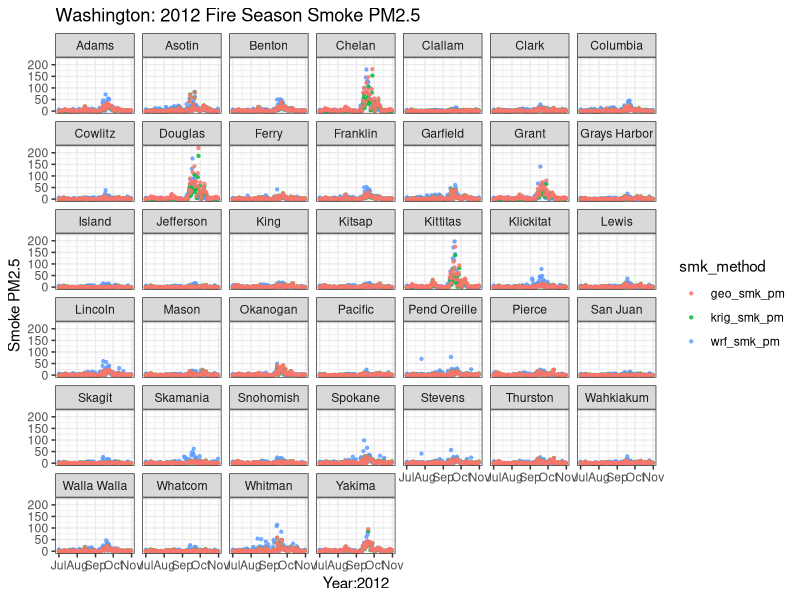
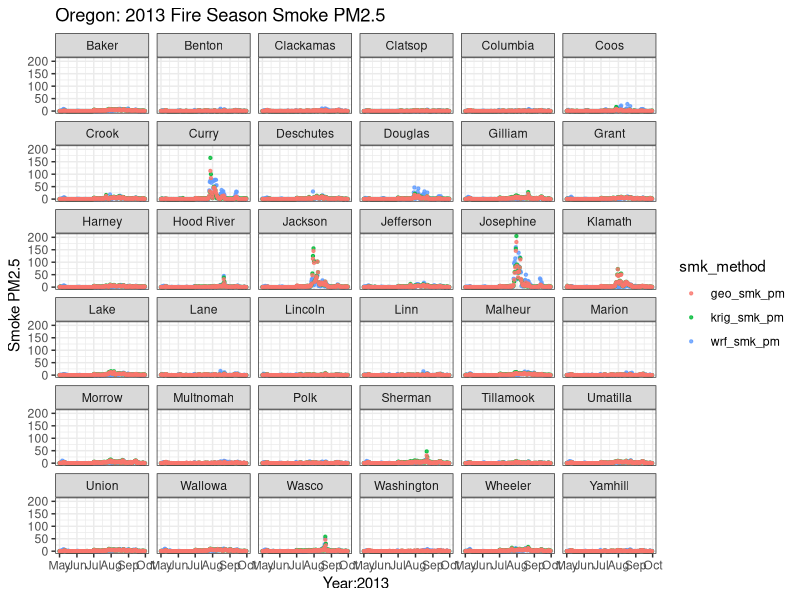
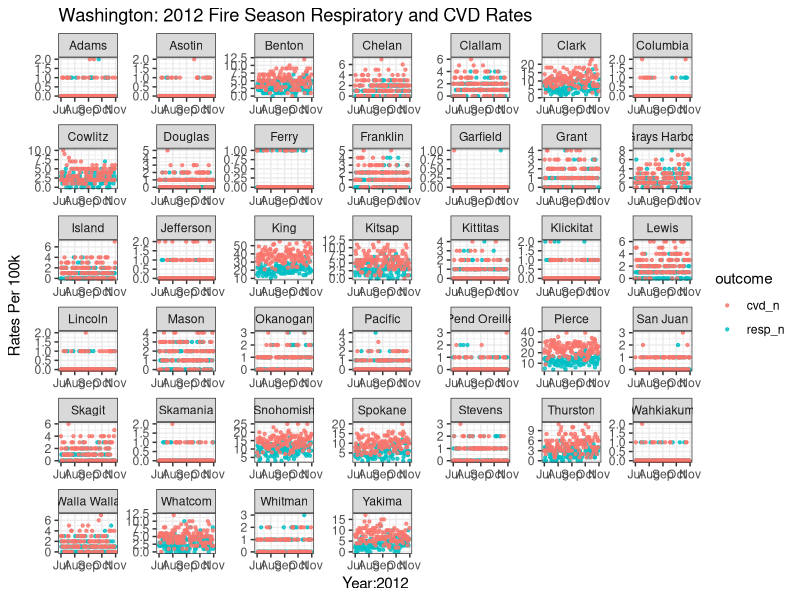
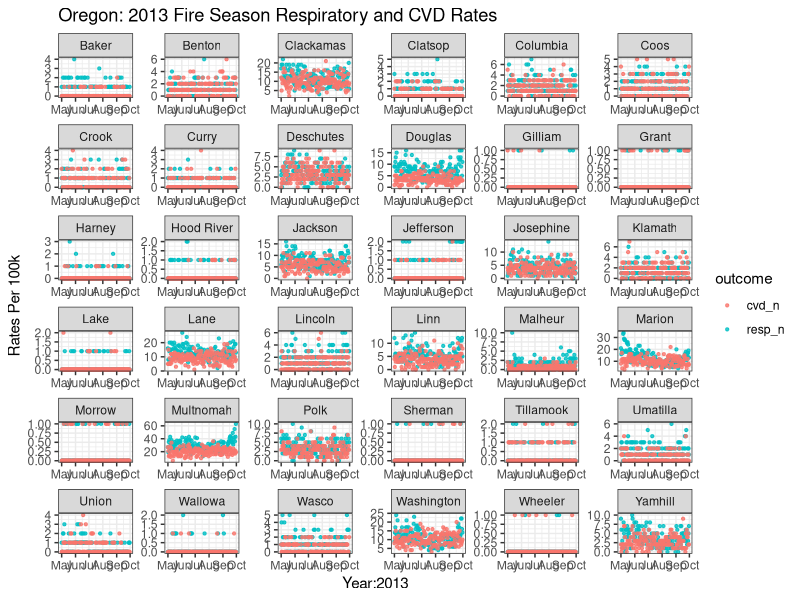

Write the R code that produced these figures, in order.
## ---- chunk 1
library(tidyverse)
## ---- chunk 2
meta_ts <- read_csv("./data/meta_timeseries.csv")
summary(meta_ts)
## ---- chunk 3
# washington
wa_ts <- meta_ts %>% filter(state == "WA")
# oregon
or_ts <- meta_ts %>% filter(state == "OR")

# count of state outcome timeseries
state_outcome_count <- meta_ts %>% group_by(state, date) %>% 
  # remove columns I don't want to calculate
  select(-fips, -county) %>% 
  # add up outcomes in each county
  summarise_each(funs(sum), n_obs:broken_arm_n)

# average of environmental measures, joined with outcomes
state_ts <- meta_ts %>% group_by(state, date) %>% 
  select(-fips, -county) %>% 
  summarise_each(funs(mean, median, min, max), wrf_pm:wrf_temp) %>% 
  full_join(state_outcome_count, by = c("state", "date"))

#summary(state_ts)

## ---- chunk 4

# small multiples dataset
wa_smk <- wa_ts %>% 
  select(county, date, wrf_smk_pm, krig_smk_pm, geo_smk_pm) %>% 
  gather(key = smk_method, value = pm, -date, - county)
  
  
wa_smk_plot <- ggplot(wa_smk, aes(x = date, y = pm)) +
  geom_point(aes(colour = smk_method), alpha = 0.8, size = 0.8) +
  ggtitle("Washington: 2012 Fire Season Smoke PM2.5") +
  facet_wrap(~county) +
  ylab("Smoke PM2.5") +
  xlab("Year:2012") +
  theme_bw()

wa_smk_plot

## ---- chunk 5

# small multiples dataset
or_smk <- or_ts %>% 
  select(county, date, wrf_smk_pm, krig_smk_pm, geo_smk_pm) %>% 
  gather(key = smk_method, value = pm, -date, - county)
  
  
or_smk_plot <- ggplot(or_smk, aes(x = date, y = pm)) +
  geom_point(aes(colour = smk_method), alpha = 0.8, size = 0.8) +
  facet_wrap(~county) +
  ggtitle("Oregon: 2013 Fire Season Smoke PM2.5") +
  ylab("Smoke PM2.5") +
  xlab("Year:2013") +
  theme_bw()

or_smk_plot

## ---- chunk 6
glimpse(wa_ts)
# small multiples dataset
wa_health <- wa_ts %>% 
  select(county, date, population, n_obs:broken_arm_n) %>% 
  gather(key = outcome, value = events, -date, -county, -population) %>% 
  mutate(rate_per_100k = (events/population)*100000) %>% 
  filter(outcome == "resp_n" | outcome == "cvd_n")

#glimpse(wa_health)

# plot of rates
count_plot <- ggplot(wa_health, aes(x=date, y=events)) +
  geom_point(aes(colour = outcome), alpha = 0.8, size = 0.8) +
  facet_wrap(~county, scales = "free") +
  ggtitle("Washington: 2012 Fire Season Respiratory and CVD Rates") +
  ylab("Rates Per 100k") +
  xlab("Year:2012") +
  theme_bw()

count_plot
## ---- chunk 7
# small multiples dataset
or_health <- or_ts %>% 
  select(county, date, population, n_obs:broken_arm_n) %>% 
  gather(key = outcome, value = events, -date, -county, -population) %>% 
  mutate(rate_per_100k = (events/population)*100000) %>% 
  filter(outcome == "resp_n" | outcome == "cvd_n")

# plot of rates
count_plot <- ggplot(or_health, aes(x=date, y=events)) +
  geom_point(aes(colour = outcome), alpha = 0.8, size = 0.8) +
  facet_wrap(~county, scales = "free") +
  ggtitle("Oregon: 2013 Fire Season Respiratory and CVD Rates") +
  ylab("Rates Per 100k") +
  xlab("Year:2013") +
  theme_bw()

count_plot
